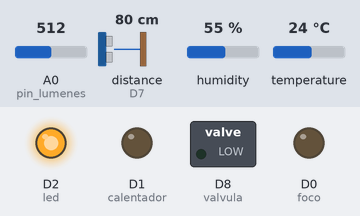
A sketch run on a simulated ESP8266 (NodeMCU). Parts: switched loads named in the sketch (green lamp = pin HIGH), output pins drawn as LEDs (lit = HIGH). Wiring (inferred from the names in the program): ultrasonic range finder: trigger D6; echo D7. The test bench sets the inputs (shaded band); at power-on: temperature 24 °C, distance to the obstacle (sensor on D7) 80 cm, A0 (pin_lumenes) = 512, humidity 55 %. The echo pulse lasts 58.3 µs per cm; WiFi joins after 1.5 s; servers stay silent unless stated; network time is answered at once with the bench clock; uploads are accepted with an empty reply; the local clock reads 2024-03-15 10:24:30 at power-on unless the sketch sets it; pins used as bus, display or sensor lines are not drawn; what the sketch prints to the serial monitor is not drawn.

Above: at 5.2 s.
5.3 s: temperature set to 17 °C
12.0 s: temperature set to 14 °C
At 19.1 s:
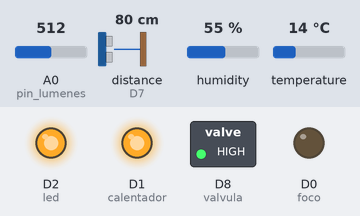
19.5 s: distance to the obstacle (sensor on D7) set to 13 cm
23.9 s: distance to the obstacle (sensor on D7) set to 10 cm
At 26.3 s:
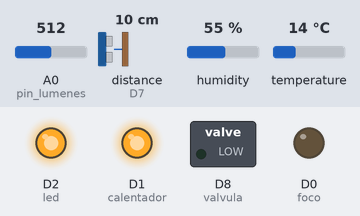
28.3 s: distance to the obstacle (sensor on D7) set to 18 cm
At 33.5 s:
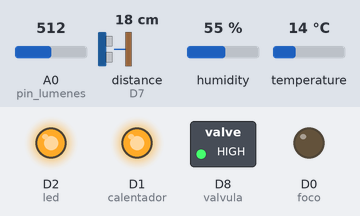
33.8 s: distance to the obstacle (sensor on D7) set to 2 cm
At 36.6 s:
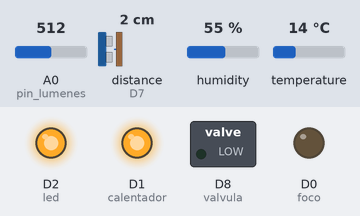
Timing chart, 0 to 38.1 s (numbered marks = the images above; inputs shaded):
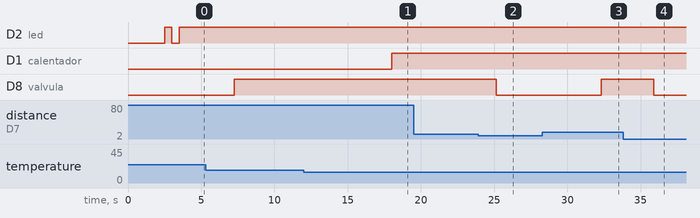

Measured:
- the behaviour switches between 16 and 15 °C on temperature (found by bisection; images 0 and 1)
- the behaviour switches between 12 and 11 cm on distance to the obstacle (sensor on D7) (found by bisection; images 1 and 2)
- after the input at 12.0 s, D1 (calentador): LOW → HIGH after 6.0 s
- after the input at 19.5 s, every drawn part: stays the same
- after the input at 23.9 s, D8 (valvula): HIGH → LOW after 1.3 s
- after the input at 28.3 s, D8 (valvula): LOW → HIGH after 4.0 s
- after the input at 33.8 s, D8 (valvula): HIGH → LOW after 2.1 s

The sketch:

retoDrive.ino
```cpp
#include <ESP8266WiFi.h>
#include <ArduinoJson.h>
#include <DHT.h>
#include <DistanceSensor.h>
#include <NTPClient.h>
#include <WiFiUdp.h>

//#define WIFI_SSID "Tec-IoT"
//#define WIFI_PASSWORD "PreguntarADeptoTI"
#define WIFI_SSID ""
#define WIFI_PASSWORD ""

#define dht_apin 14 // D5, es el sensor de temperatura
#define sensorTempName DHT11

#define pin_lumenes A0 // donde esta conectado el fotoresistor

#define VIN 5 // voltaje que le damos al fotoresistor
#define resistorLux 330 // los ohms de nuestro resistor que esta con el fotoresistor

#define foco D0 // led de la luz
#define valvula D8 // led de valvula
#define calentador D1 // El calentador

#define trigPin 12 // D6
#define echoPin 13 // D7

#define led D2 // led verde

DHT dhtSensor = DHT(dht_apin, sensorTempName);
DistanceSensor sensor(trigPin, echoPin);

const long utcOffsetInSeconds = -21600; // mexico city

char daysOfTheWeek[7][12] = {"Sunday", "Monday", "Tuesday", "Wednesday", "Thursday", "Friday", "Saturday"};

// NTP Client para obtener el tiempo
WiFiUDP ntpUDP;
NTPClient timeClient(ntpUDP, "pool.ntp.org", utcOffsetInSeconds);

const char* host = "www.dweet.io";
const char* name  = "Huerto_HIdroponico_IoT";
const char* temperatura = "temp";
const char* humedad = "Hum";
const char* iluminacion = "iluminacion";
const char* distancia = "distancia"; // altura del agua
const char* focos = "foco";
const char* calentadorN = "calentador";
const char* valvulaN = "valvula";

//http://dweet.io/follow/Huerto_HIdroponico_IoT

float tempHum[2] = {0, 0};

bool luzPrendida = false;
bool valvulaPrendida = false;
bool calentadorPrendido = false;

int min_agua = 20; // siginfica que no hay agua, porque mide 20cm
int max_agua = 0; // significa que esta lleno, porque la distancia del sensor al agua es 0cm


void setup() {
    Serial.begin(9600);

    dhtSensor.begin();
    pinMode(led, OUTPUT);
    pinMode(foco, OUTPUT);
    pinMode(valvula, OUTPUT);
    pinMode(calentador, OUTPUT);

    delay(2000);
    Serial.println('\n');

    wifiConnect();

    timeClient.begin();
}  //End setup

void loop() {
  // obtener la hora
  getTime();

  // Obtener datos
  getTempHumidity(tempHum); // obtener temperatura y humedad
  int lumenes = getLumenes(); // obtener iluminacion
  float distance = sensor.getDistance();

  // prender luz
  int hora = timeClient.getHours();
  if(hora >= 20 || hora <= 7){
    luzPrendida = true;
    digitalWrite(foco, HIGH);
  } else {
    luzPrendida = false;
    digitalWrite(foco, LOW);
  }

  // prender valvula
  if(distance >= 20){
    distance = 20;
  }
  int agua_porcentaje = ((min_agua - distance) * 100) / min_agua; // porcentaje de agua

  if(agua_porcentaje < 40){
    digitalWrite(valvula, HIGH);
    valvulaPrendida = true;
  } else {
    digitalWrite(valvula, LOW);
    valvulaPrendida = false;
  }

  // prender calentador
  if(tempHum[0] < 16.0){
    digitalWrite(calentador, HIGH);
    calentadorPrendido = true;
  } else {
    digitalWrite(calentador, LOW);
    calentadorPrendido = false;
  }


  // Crear URL
  String url = "/dweet/for/";
  url += name;
  url += "?";
  url += temperatura;
  url += "=";
  url += tempHum[0];
  url += "&";
  url += humedad;
  url += "=";
  url += tempHum[1];
  url += "&";
  url += iluminacion;
  url += "=";
  url += lumenes;
  url += "&";
  url += distancia;
  url += "=";
  url += agua_porcentaje;
  url += "&";
  url += focos;
  url += "=";
  url += int(luzPrendida);
  url += "&";
  url += calentadorN;
  url += "=";
  url += int(calentadorPrendido);
  url += "&";
  url += valvulaN;
  url += "=";
  url += int(valvulaPrendida);

  // Send data and receive it
  sendDweet(url);
  //receiveDweet();

  // reconectar si se perdio la conexion
  if(WiFi.status() != WL_CONNECTED) {
     wifiConnect();
  }
  delay(10);
}  //End loop

void getTime(){
  //obtener el tiempo actual
  timeClient.update();

  Serial.print(daysOfTheWeek[timeClient.getDay()]);
  Serial.print(", ");
  Serial.print(timeClient.getHours());
  Serial.print(":");
  Serial.print(timeClient.getMinutes());
  Serial.print(":");
  Serial.println(timeClient.getSeconds());

  delay(10);
}

void wifiConnect() {
    WiFi.begin(WIFI_SSID, WIFI_PASSWORD);     //Conectar con la red WiFi
    Serial.print("Conectando WiFi --> ");
    Serial.print(WIFI_SSID); Serial.println(" ...");

    int teller = 0;
    while (WiFi.status() != WL_CONNECTED) {   //Esperar por la conexión WiFi
        digitalWrite(led, LOW);

        delay(500);

        digitalWrite(led, HIGH);
        Serial.print(++teller); Serial.print(' ');

        delay(500);
    }

    digitalWrite(led, HIGH);
    Serial.println('\n');
    Serial.println("WiFi conectado!");
    Serial.print("IP address:\t");
    Serial.println(WiFi.localIP());         // Send the IP address of the ESP8266 to the computer
} //End wifiConnect()

// Enviar y recibir datos de Dweet
void sendDweet(String url){
  //ENVÍO A DWEET.IO

  WiFiClient client;
  const int httpPort = 80;
  if (!client.connect(host, httpPort)) {
    Serial.println("connection failed");
    return;
  }

  Serial.print("Requesting URL: ");
  Serial.println(url);

  // Enviar URL
  client.print(String("GET ") + url + " HTTP/1.1\r\n" +
               "Host: " + host + "\r\n" +
               "Connection: close\r\n\r\n");

  int timeout = millis() + 5000;

  while (client.available() == 0) {
    if (timeout - millis() < 0) {
      Serial.println(">>> Client Timeout !");
      client.stop();
      return;
    }
  }
}

void receiveDweet(){
  WiFiClient client;
  const int httpPort = 80;
  if (!client.connect(host, httpPort)) {
    Serial.println("connection failed");
    return;
  }

  String getDataUrl = "/get/latest/dweet/for/Huerto_HIdroponico_IoT";
  Serial.print("Requesting URL: ");
  Serial.println(getDataUrl);

   // Recibir url

  client.print(String("GET ") + getDataUrl + " HTTP/1.1\r\n" +
               "Host: " + host + "\r\n" +
               "Connection: close\r\n\r\n");

  Serial.println("Request sent");
  while (client.connected()) {
    String line = client.readStringUntil('\n');
    if (line == "\r") {
      Serial.println("Headers received");
      break;
    }
  }
  String line = client.readStringUntil('\n');

  Serial.println("Reply was:");
  Serial.println("==========");
  Serial.println(line);
  Serial.println("==========");
  Serial.println("Closing connection");

  DynamicJsonDocument doc(1024);
  deserializeJson(doc, line);

  if(doc["this"] == "succeeded"){
    String tempe = doc["with"][0]["content"]["temp"]; // get temperature from the json from dweet.io
    Serial.println(tempe);
  }
}

void getTempHumidity(float data[]){
  float temperature = dhtSensor.readTemperature();
  delay(200);
  float humidity = dhtSensor.readHumidity();

  data[0] = temperature;
  data[1] = humidity;

  delay(2000); // 2s
}

int getLumenes(){
  float value = analogRead(pin_lumenes);
  float VOUT = value * ((float)VIN / 1024);

  float RLDR = (resistorLux * (VIN - VOUT)) / VOUT;

  int lumens = 500 / (RLDR / 1000);

  return lumens;
}
```

DistanceSensor.h
```cpp
#ifndef DISTANCE_SENSOR_H
#define DISTANCE_SENSOR_H

#include "Arduino.h"

class DistanceSensor
{
private:
  float _distance;
  float _duration;
  int _trigPin;
  int _echoPin;

public:
  DistanceSensor(int trigPin, int echoPin);
  float getDistance();
  float convertCMtoM(float distance);
  float convertCMtoMM(float distance);
};

#endif
```
